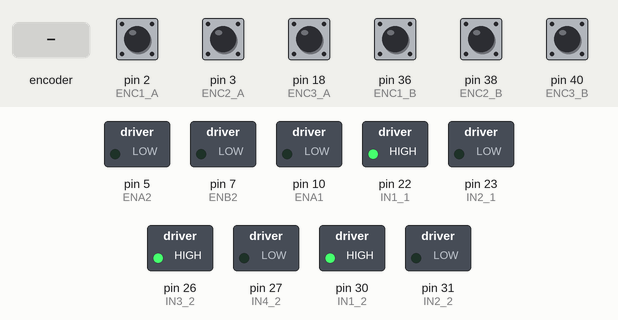
This sketch was run on a simulated Arduino Mega 2560, built with avr-gcc and run on an emulated ATmega2560. On the bench: switched loads named in the sketch (green lamp = pin HIGH). The inputs (shaded band) are chosen by the test bench; at power-on: pin 2 (ENC1_A), pin 3 (ENC2_A), pin 18 (ENC3_A), pin 36 (ENC1_B), pin 38 (ENC2_B), pin 40 (ENC3_B) HIGH. What the sketch prints to the serial monitor is not drawn.

Above: at 0.1 s.
1.6 s: rotary encoder on pin 2 (ENC1_A) / pin 36 (ENC1_B) turned 1 step (first pin leading)
4.6 s: pin 3 (ENC2_A) pulled LOW for 0.15 s
At 5.3 s:
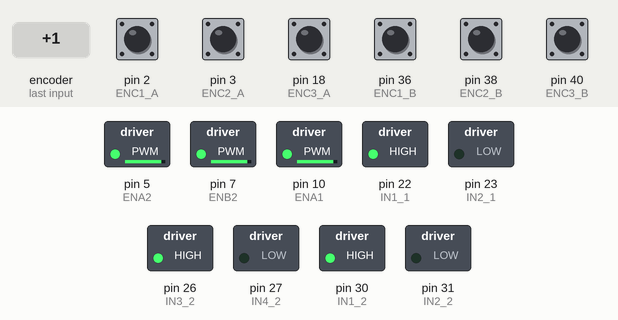
6.4 s: pin 18 (ENC3_A) pulled LOW for 0.15 s
At 7.9 s:
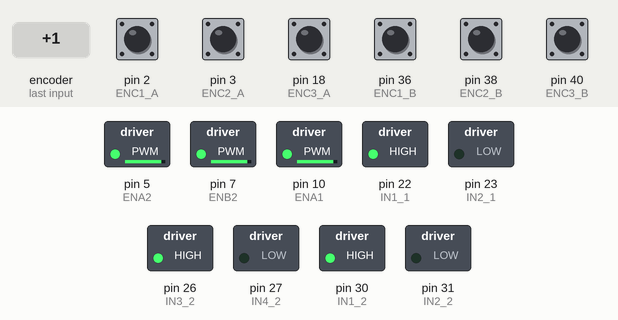
Timing chart, 0 to 9.4 s (numbered marks = the images above; inputs shaded):
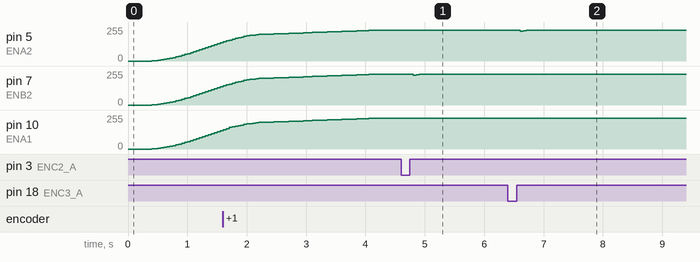

Measured:
- after the input at 4.6 s, pin 7 (ENB2): 230/255 → 224/255 after 0.21 s, → 227/255 0.05 s later, → 229/255 0.05 s later, → 230/255 0.05 s later
- after the input at 6.4 s, pin 5 (ENA2): 230/255 → 224/255 after 0.21 s, → 227/255 0.05 s later, → 229/255 0.05 s later, → 230/255 0.05 s later

The sketch:

motor_PID_control.ino
```cpp
// === 3모터 PID 속도제어 (Encoder-only) + 램프 + PWM 슬루 + 램프 중 I동결 ===
// - 제어는 rpm_f(필터) 사용, 표시는 raw rpm
// - 목표는 현재속도→사용자목표로 RAMP_TIME_S 동안 S-curve로 상승
// - 출력 형식: "M1 tgt/appl / rpm / pwm / Err=±.. | M2 ... | M3 ...  Kp.. Ki.. Kd.. ramp.. slew.. [IRQ/s=..,..,..]"

#include <Arduino.h>

// ================= USER CONFIG =================
float Kp = 2.5f;
float Ki = 0.2f;     // 처음엔 0으로 시작 권장. 튀면 0으로.
float Kd = 0.08f;    // 튀면 0으로 조금씩 올리기 (0.02~0.1)

// 램프(목표 완만 상승)
float RAMP_TIME_S = 2.0f;   // 목표까지 도달 시간
bool  FREEZE_I_WHILE_RAMP = true; // 램프 진행 중 적분 동결

// 출력 슬루(한 사이클당 PWM 변화 최대치)
const int PWM_SLEW_PER_CYCLE = 20;      // 50ms 기준 ≈ 400 PWM/s

// 목표 RPM: 단일/모터별
const bool  USE_SINGLE_TARGET = true;
const float TARGET_RPM_ALL = 80.0f;
const float TARGET_RPM_1   = 200.0f;
const float TARGET_RPM_2   = 200.0f;
const float TARGET_RPM_3   = 200.0f;

// 주기/필터
const unsigned long SPEED_DT_MS = 50;
const unsigned long CTRL_DT_MS  = 50;
const unsigned long PRINT_DT_MS = 200;

const float RPM_LPF_ALPHA = 0.5f;   // 0~0.95 (클수록 느림/부드러움)
const float D_LPF_ALPHA   = 0.7f;   // D(측정미분) LPF

// PID 기타
const float I_CLAMP = 150.0f;
const bool  ANTI_WINDUP_ON_SAT = true;
const int   PWM_MAX = 255;
const int   PWM_DEADBAND = 0;

// ================= PIN MAP (네 최신 맵) =================
const int ENA1  = 10;   // PWM (M1)
const int IN1_1 = 22;
const int IN2_1 = 23;

const int ENB2  = 7;    // PWM (M2)
const int IN3_2 = 26;
const int IN4_2 = 27;

const int ENA2  = 5;    // PWM (M3)
const int IN1_2 = 30;
const int IN2_2 = 31;

// Encoders
const int ENC1_A = 2;   const int ENC1_B = 36;
const int ENC2_A = 3;   const int ENC2_B = 38;
const int ENC3_A = 18;  const int ENC3_B = 40;

// ===== Encoder params =====
// A:RISING(×1) 기준 — 실제 값에 맞게 보정 필요
float COUNTS_PER_REV_1 = 300.0f;
float COUNTS_PER_REV_2 = 300.0f;
float COUNTS_PER_REV_3 = 300.0f;

const unsigned long EDGE_DEGLITCH_US = 120;
// 부호 반전(너가 요구했던 반전 유지) — 필요시 모터별 조정
bool DIR_INV[3] = { true, true, true };

// ================= STATE =================
volatile long encCount1=0, encCount2=0, encCount3=0;
volatile unsigned long lastEdgeUs1=0, lastEdgeUs2=0, lastEdgeUs3=0;
volatile unsigned long irqCount1=0, irqCount2=0, irqCount3=0;

long lastCount1=0, lastCount2=0, lastCount3=0;

float rpm[3]   = {0,0,0};  // raw (표시)
float rpm_f[3] = {0,0,0};  // 필터 (제어)

// 목표 & 램프
float userTarget[3]   = {0,0,0}; // 사용자가 의도한 최종 목표
float appliedTarget[3]= {0,0,0}; // 램프 적용된 목표(제어에 사용)
float rampStartRPM[3] = {0,0,0};
unsigned long rampStartMs[3] = {0,0,0};

// PID 내부
float Iterm[3]    = {0,0,0};
float prevMeas[3] = {0,0,0};  // D on measurement
float dMeas_f[3]  = {0,0,0};
int   pwmCmd[3]   = {0,0,0};  // 실제 출력
int   pwmPrev[3]  = {0,0,0};  // 슬루용 저장

unsigned long lastSpeedMs=0, lastCtrlMs=0, lastPrintMs=0, lastIRQPrintMs=0;
bool PRINT_IRQ_RATE = true;

// ================= UTIL =================
inline int clampInt(int v,int lo,int hi){ if(v<lo) return lo; if(v>hi) return hi; return v; }
inline float clampf(float v,float lo,float hi){ if(v<lo) return lo; if(v>hi) return hi; return v; }
void printSigned(float v, uint8_t prec){ if (v>=0) Serial.print('+'); Serial.print(v,prec); }
int slewTo(int prev, int target, int step){
  if (target > prev + step) return prev + step;
  if (target < prev - step) return prev - step;
  return target;
}

void setMotorRaw(int pwmPin, int inA, int inB, int pwmSigned){
  int mag = pwmSigned; if(mag<0) mag=-mag; if(mag>255) mag=255;
  if (pwmSigned>=0){ digitalWrite(inA,HIGH); digitalWrite(inB,LOW); }
  else             { digitalWrite(inA,LOW);  digitalWrite(inB,HIGH); }
  analogWrite(pwmPin, mag);
}
void setMotor(int idx, int pwmSigned){
  switch(idx){
    case 1: setMotorRaw(ENA1, IN1_1, IN2_1, pwmSigned); break;
    case 2: setMotorRaw(ENB2, IN3_2, IN4_2, pwmSigned); break;
    case 3: setMotorRaw(ENA2, IN1_2, IN2_2, pwmSigned); break;
  }
}

// ================= ENCODER ISR (A:RISING + B방향 + 디글리치) =================
void enc1_isr(){
  unsigned long now = micros();
  if (now - lastEdgeUs1 < EDGE_DEGLITCH_US) return;
  lastEdgeUs1 = now;
  int b = digitalRead(ENC1_B);
  int d = (b ? -1 : +1);
  if (DIR_INV[0]) d = -d;
  encCount1 += d; irqCount1++;
}
void enc2_isr(){
  unsigned long now = micros();
  if (now - lastEdgeUs2 < EDGE_DEGLITCH_US) return;
  lastEdgeUs2 = now;
  int b = digitalRead(ENC2_B);
  int d = (b ? -1 : +1);
  if (DIR_INV[1]) d = -d;
  encCount2 += d; irqCount2++;
}
void enc3_isr(){
  unsigned long now = micros();
  if (now - lastEdgeUs3 < EDGE_DEGLITCH_US) return;
  lastEdgeUs3 = now;
  int b = digitalRead(ENC3_B);
  int d = (b ? -1 : +1);
  if (DIR_INV[2]) d = -d;
  encCount3 += d; irqCount3++;
}

// ================= SPEED ESTIMATION =================
void updateSpeeds(){
  unsigned long now = millis();
  unsigned long dt = now - lastSpeedMs;
  if (dt < SPEED_DT_MS) return;
  lastSpeedMs = now;

  long c1,c2,c3;
  noInterrupts(); c1=encCount1; c2=encCount2; c3=encCount3; interrupts();

  long d1=c1-lastCount1; lastCount1=c1;
  long d2=c2-lastCount2; lastCount2=c2;
  long d3=c3-lastCount3; lastCount3=c3;

  const float k = 1000.0f / (float)dt; // ms→s
  float cps1=d1*k, cps2=d2*k, cps3=d3*k;

  rpm[0] = (COUNTS_PER_REV_1>0 ? (cps1/COUNTS_PER_REV_1)*60.0f : 0.0f);
  rpm[1] = (COUNTS_PER_REV_2>0 ? (cps2/COUNTS_PER_REV_2)*60.0f : 0.0f);
  rpm[2] = (COUNTS_PER_REV_3>0 ? (cps3/COUNTS_PER_REV_3)*60.0f : 0.0f);

  for(int i=0;i<3;i++){
    rpm_f[i] = RPM_LPF_ALPHA*rpm_f[i] + (1.0f-RPM_LPF_ALPHA)*rpm[i];
  }
}

// ================= RAMP (S-curve) =================
void startRampAllFromCurrent(){
  unsigned long now = millis();
  rampStartMs[0]=rampStartMs[1]=rampStartMs[2]=now;
  rampStartRPM[0]=rpm_f[0]; rampStartRPM[1]=rpm_f[1]; rampStartRPM[2]=rpm_f[2];
}
bool rampActive(int i, unsigned long now){
  float Tms = RAMP_TIME_S * 1000.0f;
  return (Tms > 1.0f) && ((now - rampStartMs[i]) < Tms);
}
void updateAppliedTargets(){
  unsigned long now = millis();
  float Tms = RAMP_TIME_S * 1000.0f;
  for(int i=0;i<3;i++){
    if (Tms <= 1.0f){ appliedTarget[i] = userTarget[i]; continue; }
    float t = clampf((float)(now - rampStartMs[i]) / Tms, 0.0f, 1.0f);
    // S-curve
    float s = t*t*(3.0f - 2.0f*t);
    appliedTarget[i] = rampStartRPM[i] + s*(userTarget[i] - rampStartRPM[i]);
  }
}

// ================= PID (D on measurement, slew, I freeze while ramp) =================
void controlStep(int i, float sp, float meas, float meas_prev, float dt, bool freezeI){
  float err = sp - meas;

  // I (anti-windup + 램프중 동결 옵션)
  if (!freezeI && (!ANTI_WINDUP_ON_SAT || (abs(pwmCmd[i]) < PWM_MAX-1))) {
    Iterm[i] += err * dt;
    Iterm[i] = clampf(Iterm[i], -I_CLAMP, +I_CLAMP);
  }

  // D = d(meas)/dt (LPF)
  float dMeas = (meas - meas_prev) / dt;
  dMeas_f[i] = D_LPF_ALPHA*dMeas_f[i] + (1.0f-D_LPF_ALPHA)*dMeas;

  float u = Kp*err + Ki*Iterm[i] - Kd*dMeas_f[i];

  // 데드밴드 & 포화
  int cmd = (int)round(u);
  if (abs(cmd) < PWM_DEADBAND) cmd = 0;
  cmd = clampInt(cmd, -PWM_MAX, PWM_MAX);

  // PWM 슬루 제한
  cmd = slewTo(pwmPrev[i], cmd, PWM_SLEW_PER_CYCLE);
  pwmPrev[i] = cmd;

  pwmCmd[i] = cmd;
  setMotor(i+1, pwmCmd[i]);
}

void controlPID(){
  unsigned long now = millis();
  static unsigned long last = 0;
  if (now - last < CTRL_DT_MS) return;
  float dt = (last==0) ? (CTRL_DT_MS/1000.0f) : ((now - last)/1000.0f);
  last = now;

  updateAppliedTargets();

  bool f1 = FREEZE_I_WHILE_RAMP && rampActive(0, now);
  bool f2 = FREEZE_I_WHILE_RAMP && rampActive(1, now);
  bool f3 = FREEZE_I_WHILE_RAMP && rampActive(2, now);

  controlStep(0, appliedTarget[0], rpm_f[0], prevMeas[0], dt, f1);
  controlStep(1, appliedTarget[1], rpm_f[1], prevMeas[1], dt, f2);
  controlStep(2, appliedTarget[2], rpm_f[2], prevMeas[2], dt, f3);

  prevMeas[0]=rpm_f[0]; prevMeas[1]=rpm_f[1]; prevMeas[2]=rpm_f[2];
}

// ================= PRINT =================
void maybePrint(){
  unsigned long now = millis();
  if (now - lastPrintMs < PRINT_DT_MS) return;
  lastPrintMs = now;

  float e1 = userTarget[0] - rpm[0];
  float e2 = userTarget[1] - rpm[1];
  float e3 = userTarget[2] - rpm[2];

  Serial.print(F("M1 "));
  Serial.print(userTarget[0],1); Serial.print('/');
  Serial.print(appliedTarget[0],1); Serial.print(F(" / "));
  Serial.print(rpm[0],1);    Serial.print(F(" / "));
  Serial.print(pwmCmd[0]);   Serial.print(F(" / Err="));
  printSigned(e1, 1);

  Serial.print(F(" | M2 "));
  Serial.print(userTarget[1],1); Serial.print('/');
  Serial.print(appliedTarget[1],1); Serial.print(F(" / "));
  Serial.print(rpm[1],1);    Serial.print(F(" / "));
  Serial.print(pwmCmd[1]);   Serial.print(F(" / Err="));
  printSigned(e2, 1);

  Serial.print(F(" | M3 "));
  Serial.print(userTarget[2],1); Serial.print('/');
  Serial.print(appliedTarget[2],1); Serial.print(F(" / "));
  Serial.print(rpm[2],1);    Serial.print(F(" / "));
  Serial.print(pwmCmd[2]);   Serial.print(F(" / Err="));
  printSigned(e3, 1);

  Serial.print(F("  Kp=")); Serial.print(Kp,2);
  Serial.print(F(" Ki="));  Serial.print(Ki,3);
  Serial.print(F(" Kd="));  Serial.print(Kd,3);
  Serial.print(F(" ramp=")); Serial.print(RAMP_TIME_S,2);
  Serial.print(F(" slew=")); Serial.print(PWM_SLEW_PER_CYCLE);

  if (PRINT_IRQ_RATE && (now - lastIRQPrintMs >= 1000)) {
    lastIRQPrintMs = now;
    static unsigned long li1=0,li2=0,li3=0;
    unsigned long i1,i2,i3; noInterrupts(); i1=irqCount1; i2=irqCount2; i3=irqCount3; interrupts();
    unsigned long di1=i1-li1, di2=i2-li2, di3=i3-li3;
    li1=i1; li2=i2; li3=i3;
    Serial.print(F("  [IRQ/s=")); Serial.print(di1); Serial.print(',');
    Serial.print(di2); Serial.print(','); Serial.print(di3); Serial.print(']');
  }
  Serial.println();
}

// ================= SETUP/LOOP =================
void setup(){
  Serial.begin(115200);

  pinMode(ENA1,OUTPUT); pinMode(IN1_1,OUTPUT); pinMode(IN2_1,OUTPUT);
  pinMode(ENB2,OUTPUT); pinMode(IN3_2,OUTPUT); pinMode(IN4_2,OUTPUT);
  pinMode(ENA2,OUTPUT); pinMode(IN1_2,OUTPUT); pinMode(IN2_2,OUTPUT);
  setMotor(1,0); setMotor(2,0); setMotor(3,0);

  pinMode(ENC1_A,INPUT_PULLUP); pinMode(ENC1_B,INPUT_PULLUP);
  pinMode(ENC2_A,INPUT_PULLUP); pinMode(ENC2_B,INPUT_PULLUP);
  pinMode(ENC3_A,INPUT_PULLUP); pinMode(ENC3_B,INPUT_PULLUP);

  attachInterrupt(digitalPinToInterrupt(ENC1_A), enc1_isr, RISING);
  attachInterrupt(digitalPinToInterrupt(ENC2_A), enc2_isr, RISING);
  attachInterrupt(digitalPinToInterrupt(ENC3_A), enc3_isr, RISING);

  delay(200);

  // 목표 지정
  if (USE_SINGLE_TARGET) {
    userTarget[0]=userTarget[1]=userTarget[2]=TARGET_RPM_ALL;
  } else {
    userTarget[0]=TARGET_RPM_1; userTarget[1]=TARGET_RPM_2; userTarget[2]=TARGET_RPM_3;
  }

  // 첫 속도 샘플 몇 번 받고 램프 시작
  updateSpeeds(); delay(SPEED_DT_MS);
  updateSpeeds(); delay(SPEED_DT_MS);
  startRampAllFromCurrent();

  Serial.println(F("== PID speed control + ramp + slew (enc A:RISING, sign inverted) =="));
}

void loop(){
  updateSpeeds();
  controlPID();
  maybePrint();
}
```
